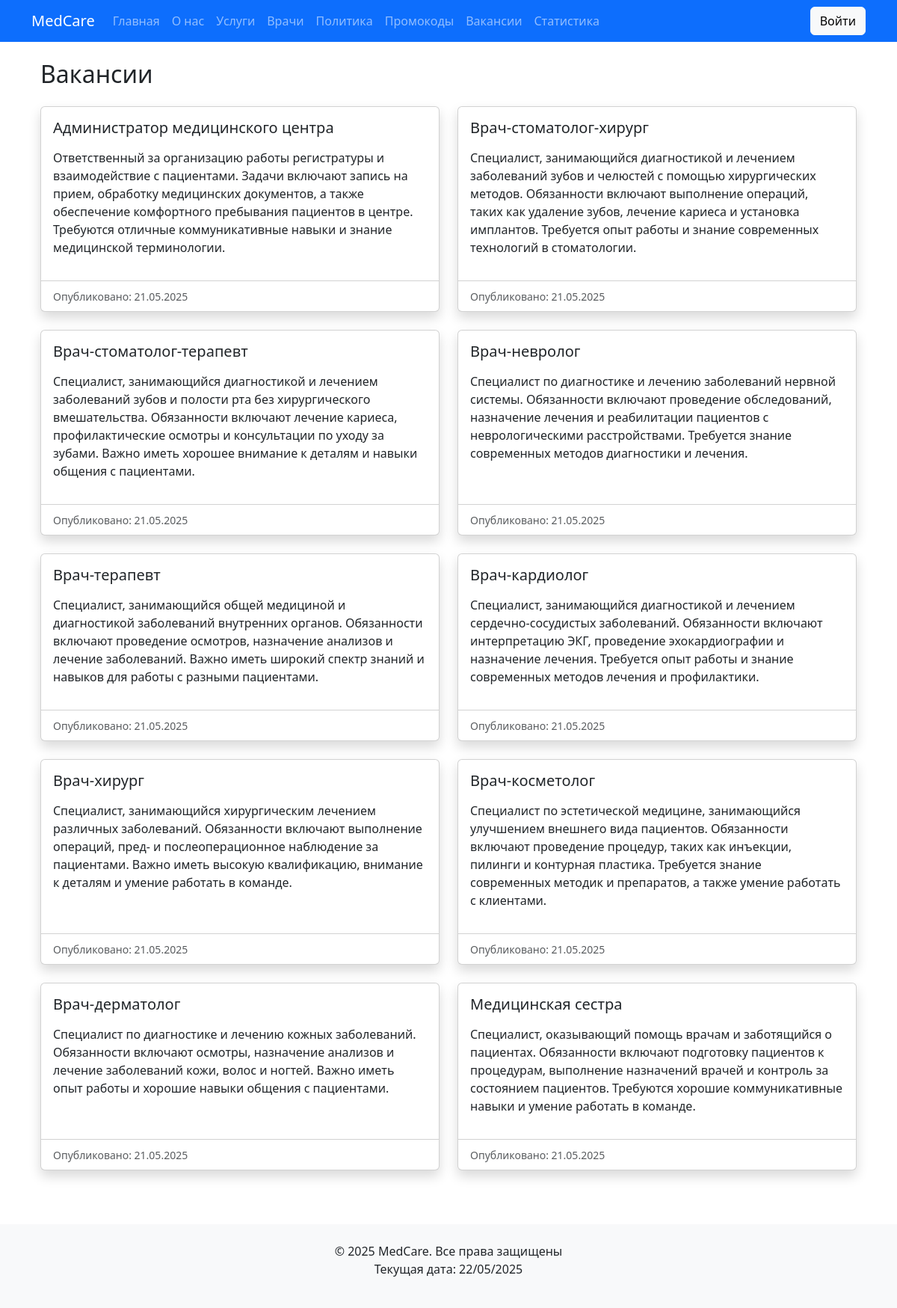
Page /vacancies/ on the committed database.
### core/models.py (models this page shows, shortened)
class Vacancy(models.Model):
    title = models.CharField(max_length=200, verbose_name="Название")
    description = models.TextField(verbose_name="Описание")
    date_posted = models.DateField(
        auto_now_add=True,
        verbose_name="Дата публикации"
    )
    class Meta:
        verbose_name = "Вакансия"
        verbose_name_plural = "Вакансии"
        ordering = ['-date_posted']

### core/views.py (the view)
# urls.py: path('vacancies/', VacancyListView.as_view(), name='vacancies'),
class VacancyListView(ListView):
    model = Vacancy
    template_name = 'core/vacancy_list.html'
    context_object_name = 'vacancies'
    ordering = ['-date_posted']
    paginate_by = 10

### core/templates/core/vacancy_list.html
{% extends "core/base.html" %}
{% block content %}
<div class="container mt-4">
    <h2>Вакансии</h2>
    <div class="row mt-4">
        {% for vacancy in vacancies %}
        <div class="col-md-6 mb-4">
            <div class="card h-100 shadow">
                <div class="card-body">
                    <h5 class="card-title">{{ vacancy.title }}</h5>
                    <p class="card-text">{{ vacancy.description|linebreaks }}</p>
                </div>
                <div class="card-footer bg-transparent">
                    <small class="text-muted">
                        Опубликовано: {{ vacancy.date_posted|date:"d.m.Y" }}
                    </small>
                </div>
            </div>
        </div>
        {% empty %}
        <div class="col-12">
            <div class="alert alert-info">Нет активных вакансий</div>
        </div>
        {% endfor %}
    </div>
</div>
{% endblock %}

### core/static/css/style.css (style rules this page uses)
body { font-family: 'Arial', sans-serif; }
.card { transition: transform 0.3s; }

### rows in the picture
Vacancy: title "Администратор медицинского центра", description "Ответственный за организацию работы регистратуры и взаимодействие с пациентами. Задачи включают запись на прием, обработку медицинских документов, а также обеспечение комфортного пребывания пациентов в центре. Требуются отличные коммуникативные навыки и знание медицинской терминологии.", date_posted "21.05.2025"
Vacancy: title "Врач-стоматолог-хирург", description "Специалист, занимающийся диагностикой и лечением заболеваний зубов и челюстей с помощью хирургических методов. Обязанности включают выполнение операций, таких как удаление зубов, лечение кариеса и установка имплантов. Требуется опыт работы и знание современных технологий в стоматологии.", date_posted "21.05.2025"
Vacancy: title "Врач-стоматолог-терапевт", description "Специалист, занимающийся диагностикой и лечением заболеваний зубов и полости рта без хирургического вмешательства. Обязанности включают лечение кариеса, профилактические осмотры и консультации по уходу за зубами. Важно иметь хорошее внимание к деталям и навыки общения с пациентами.", date_posted "21.05.2025"
Vacancy: title "Врач-невролог", description "Специалист по диагностике и лечению заболеваний нервной системы. Обязанности включают проведение обследований, назначение лечения и реабилитации пациентов с неврологическими расстройствами. Требуется знание современных методов диагностики и лечения.", date_posted "21.05.2025"
Vacancy: title "Врач-терапевт", description "Специалист, занимающийся общей медициной и диагностикой заболеваний внутренних органов. Обязанности включают проведение осмотров, назначение анализов и лечение заболеваний. Важно иметь широкий спектр знаний и навыков для работы с разными пациентами.", date_posted "21.05.2025"
Vacancy: title "Врач-кардиолог", description "Специалист, занимающийся диагностикой и лечением сердечно-сосудистых заболеваний. Обязанности включают интерпретацию ЭКГ, проведение эхокардиографии и назначение лечения. Требуется опыт работы и знание современных методов лечения и профилактики.", date_posted "21.05.2025"
Vacancy: title "Врач-хирург", description "Специалист, занимающийся хирургическим лечением различных заболеваний. Обязанности включают выполнение операций, пред- и послеоперационное наблюдение за пациентами. Важно иметь высокую квалификацию, внимание к деталям и умение работать в команде.", date_posted "21.05.2025"
Vacancy: title "Врач-косметолог", description "Специалист по эстетической медицине, занимающийся улучшением внешнего вида пациентов. Обязанности включают проведение процедур, таких как инъекции, пилинги и контурная пластика. Требуется знание современных методик и препаратов, а также умение работать с клиентами.", date_posted "21.05.2025"
Vacancy: title "Врач-дерматолог", description "Специалист по диагностике и лечению кожных заболеваний. Обязанности включают осмотры, назначение анализов и лечение заболеваний кожи, волос и ногтей. Важно иметь опыт работы и хорошие навыки общения с пациентами.", date_posted "21.05.2025"
Vacancy: title "Медицинская сестра", description "Специалист, оказывающий помощь врачам и заботящийся о пациентах. Обязанности включают подготовку пациентов к процедурам, выполнение назначений врачей и контроль за состоянием пациентов. Требуются хорошие коммуникативные навыки и умение работать в команде.", date_posted "21.05.2025"
